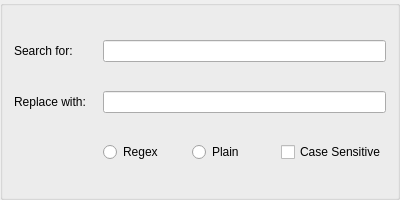
<?xml version="1.0" encoding="UTF-8"?>
<ui version="4.0">
 <class>ExpressionSelect</class>
 <widget class="QGroupBox" name="ExpressionSelect">
  <property name="geometry">
   <rect>
    <x>0</x>
    <y>0</y>
    <width>400</width>
    <height>200</height>
   </rect>
  </property>
  <layout class="QGridLayout" name="gridLayout">
   <item row="0" column="0">
    <widget class="QLabel" name="labelSearch">
     <property name="text">
      <string>Search for:</string>
     </property>
    </widget>
   </item>
   <item row="0" column="1" colspan="3">
    <widget class="CustomLineEdit" name="lineEditSearch"/>
   </item>
   <item row="1" column="0">
    <widget class="QLabel" name="labelReplace">
     <property name="text">
      <string>Replace with:</string>
     </property>
    </widget>
   </item>
   <item row="1" column="1" colspan="3">
    <widget class="QLineEdit" name="lineEditReplace"/>
   </item>
   <item row="2" column="1">
    <widget class="QRadioButton" name="radioButtonRegex">
     <property name="text">
      <string>Regex</string>
     </property>
    </widget>
   </item>
   <item row="2" column="2">
    <widget class="QRadioButton" name="radioButtonPlain">
     <property name="text">
      <string>Plain</string>
     </property>
    </widget>
   </item>
   <item row="2" column="3">
    <widget class="QCheckBox" name="checkBoxCaseSensitive">
     <property name="text">
      <string>Case Sensitive</string>
     </property>
    </widget>
   </item>
  </layout>
 </widget>
 <customwidgets>
  <customwidget>
   <class>CustomLineEdit</class>
   <extends>QLineEdit</extends>
   <header>CustomWidgets.hpp</header>
  </customwidget>
 </customwidgets>
 <resources/>
 <connections/>
</ui>
